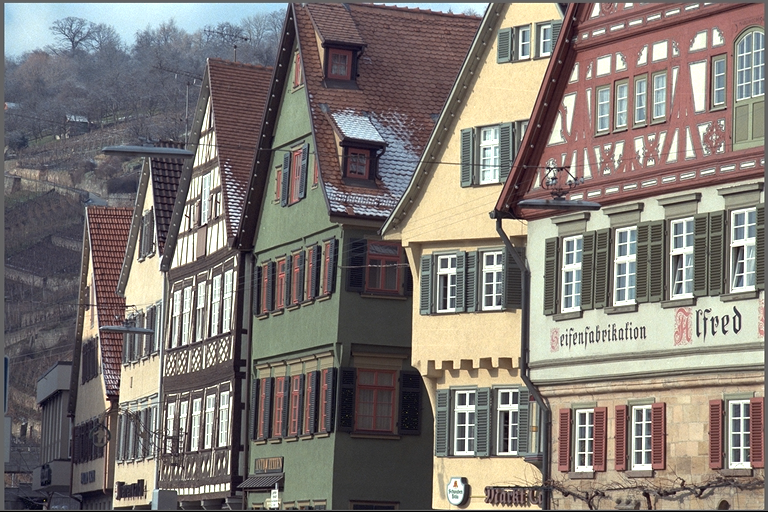
#> input picture samples/image/kodim08_buildings.png, 768 x 512 px; its folder holds only this picture in this run
$ python -i imaging.py   (imports and definitions only)   (older library calls are emulated)
#> lines starting #> are read from the running program, lines starting #| are printed output that depends on the picture
#> further down, picture is the input picture: shape (512, 768, 3); mean B, G, R 116, 121.1, 128
"""
2-D digital signal processing: image enhancement, filtering and restoration.

The same ideas as the 1-D chain, one dimension up - convolution becomes a 2-D kernel, the DFT
becomes the 2-D DFT, and denoising splits into spatial-domain and frequency-domain families.
Restoration (deblurring) is the part with no 1-D counterpart in this project: it inverts a
known degradation rather than merely suppressing an additive one.

Images are carried as float64 arrays in [0, 255], greyscale (H, W) or colour (H, W, 3) in RGB
order.  Keeping them floating point between stages avoids the rounding losses that would
otherwise accumulate over a multi-step pipeline.
"""
from __future__ import annotations

import cv2
import numpy as np
from scipy import ndimage

from . import metrics as _metrics

NOISE_KINDS = ("Gaussian", "Salt & pepper", "Speckle (multiplicative)", "Poisson (shot)",
               "Uniform", "Periodic (sinusoidal)")

SPATIAL_FILTERS = ("Mean (box)", "Gaussian", "Median", "Bilateral", "Non-local means",
                   "Unsharp mask", "Laplacian sharpen", "Min (erosion)", "Max (dilation)")

EDGE_OPERATORS = ("Sobel", "Prewitt", "Scharr", "Laplacian", "Laplacian of Gaussian", "Canny",
                  "Roberts cross")

FREQ_FILTERS = ("Ideal low-pass", "Ideal high-pass", "Butterworth low-pass",
                "Butterworth high-pass", "Gaussian low-pass", "Gaussian high-pass",
                "Band-pass", "Band-stop (notch)")

RESTORATION = ("Wiener deconvolution", "Inverse filter", "Richardson-Lucy",
               "Constrained least squares")

BLUR_KINDS = ("Motion blur", "Gaussian blur", "Defocus (disc)")

HISTOGRAM_OPS = ("Histogram equalisation", "CLAHE (adaptive)", "Gamma correction",
                 "Contrast stretch", "Logarithmic", "Negative")

EPS = 1e-12


# ----------------------------------------------------------------- I/O and conversion
# [22 lines left out: functions load_image, save_image, not called in this run]


def to_uint8(img: np.ndarray) -> np.ndarray:
    return np.clip(np.nan_to_num(img), 0, 255).astype(np.uint8)


def to_gray(img: np.ndarray) -> np.ndarray:
    """Luminance conversion using the ITU-R BT.601 weights, which match perceived brightness
    far better than a plain channel average."""
    if img.ndim == 2:
        return img.astype(np.float64)
    return (0.299 * img[..., 0] + 0.587 * img[..., 1] + 0.114 * img[..., 2]).astype(np.float64)
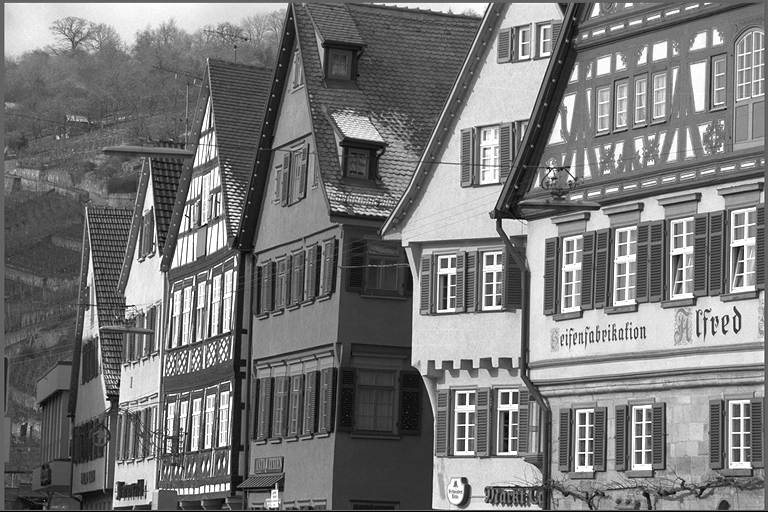
#> returned value: shape (512, 768) float64; min 0, max 255, mean 120.3


def is_colour(img: np.ndarray) -> bool:
    return img.ndim == 3 and img.shape[2] == 3


# [88 lines left out: functions _per_channel, resize_max, add_noise, motion_psf, gaussian_psf, disc_psf and 1 more, not called in this run]


def blur(img: np.ndarray, psf: np.ndarray) -> np.ndarray:
    """Convolve with a PSF - the forward degradation model g = h * f that restoration inverts."""
    return _per_channel(img, lambda ch: cv2.filter2D(ch, -1, psf, borderType=cv2.BORDER_REFLECT))


# ----------------------------------------------------------------- spatial filtering
# [41 lines left out: function spatial_filter, not called in this run]


def edge_detect(img: np.ndarray, operator: str = "Sobel", ksize: int = 3,
                low: float = 50.0, high: float = 150.0, sigma: float = 1.5) -> np.ndarray:
    """Gradient / edge maps.  All operators run on luminance, since edges are a structural
    property and colour channels would only triple the work for the same contours."""
    g = to_gray(img)
    k = max(int(ksize) | 1, 3)

    if operator == "Sobel":
        gx = cv2.Sobel(g, cv2.CV_64F, 1, 0, ksize=k)
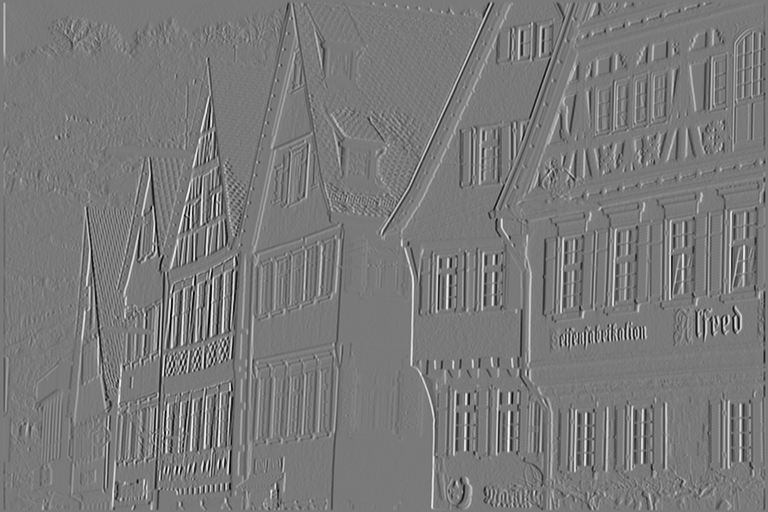
#> gx: shape (512, 768) float64; min -932.2, max 1015.9, mean 0; drawn with min black and max white
        gy = cv2.Sobel(g, cv2.CV_64F, 0, 1, ksize=k)
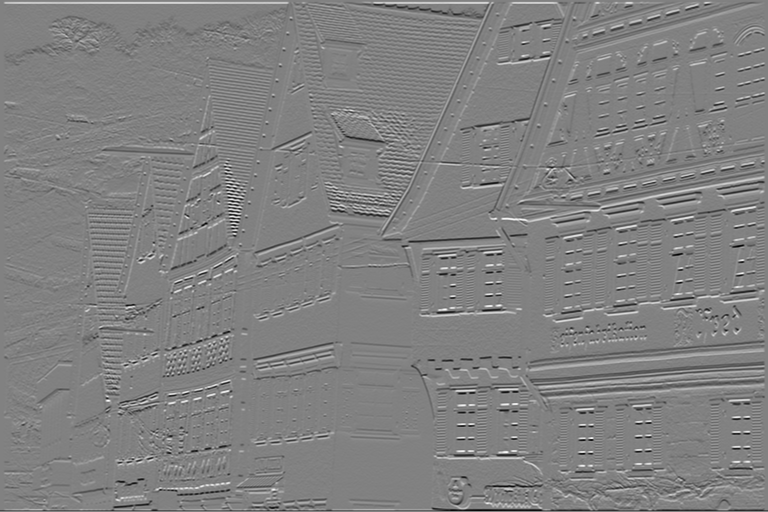
#> gy: shape (512, 768) float64; min -952.3, max 925.9, mean -0.8; drawn with min black and max white
        return np.hypot(gx, gy)
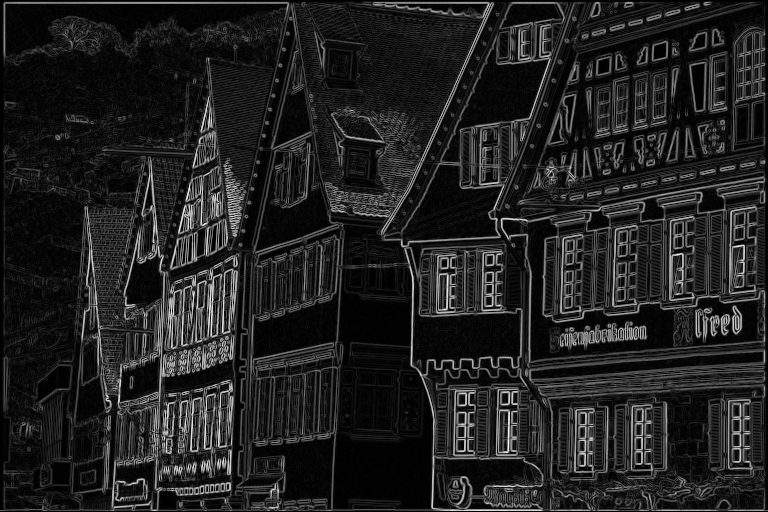
#> returned value: shape (512, 768) float64; min 0, max 1016, mean 135.2; drawn with min black and max white
    if operator == "Scharr":
        return np.hypot(cv2.Scharr(g, cv2.CV_64F, 1, 0), cv2.Scharr(g, cv2.CV_64F, 0, 1))
    if operator == "Prewitt":
        kx = np.array([[1, 0, -1], [1, 0, -1], [1, 0, -1]], dtype=np.float64)
        return np.hypot(cv2.filter2D(g, cv2.CV_64F, kx), cv2.filter2D(g, cv2.CV_64F, kx.T))
    if operator == "Roberts cross":
        k1 = np.array([[1, 0], [0, -1]], dtype=np.float64)
        k2 = np.array([[0, 1], [-1, 0]], dtype=np.float64)
        return np.hypot(cv2.filter2D(g, cv2.CV_64F, k1), cv2.filter2D(g, cv2.CV_64F, k2))
    if operator == "Laplacian":
        return np.abs(cv2.Laplacian(g, cv2.CV_64F, ksize=k))
    if operator == "Laplacian of Gaussian":
        return np.abs(ndimage.gaussian_laplace(g, sigma))
    if operator == "Canny":
        return cv2.Canny(to_uint8(g), float(low), float(high)).astype(np.float64)
    raise ValueError("Unknown edge operator: " + str(operator))


# ----------------------------------------------------------------- frequency domain
# [205 lines left out: functions fft2_spectrum, _distance_grid, frequency_mask, frequency_filter, detect_periodic_peaks, _freq_restore and 5 more, not called in this run]


#: Sensible starting value of the regularisation parameter for each restoration method.
#: They are different quantities (a noise ratio, a magnitude floor, a smoothness weight), so
#: one shared default would make at least one of the three behave badly.
DEFAULT_REGULARISATION = {"Wiener deconvolution": 0.01, "Inverse filter": 0.05,
                          "Richardson-Lucy": 0.0, "Constrained least squares": 0.03}


# [69 lines left out: functions restore, histogram_op, _on_luma, histogram, morphology, not called in this run]


MORPH_OPS = ("Erosion", "Dilation", "Opening", "Closing", "Gradient", "Top hat", "Black hat")


# ----------------------------------------------------------------- reporting
def compare(reference: np.ndarray, test: np.ndarray) -> dict:
    """MSE / RMSE / PSNR / SSIM between two images, computed on luminance."""
    return _metrics.image_report(to_gray(reference), to_gray(test), data_range=255.0)


# [19 lines left out: functions summary, _entropy, not called in this run]

>>> import cv2
>>> picture = cv2.imread('../samples/image/kodim08_buildings.png')
>>> result = edge_detect(picture)
